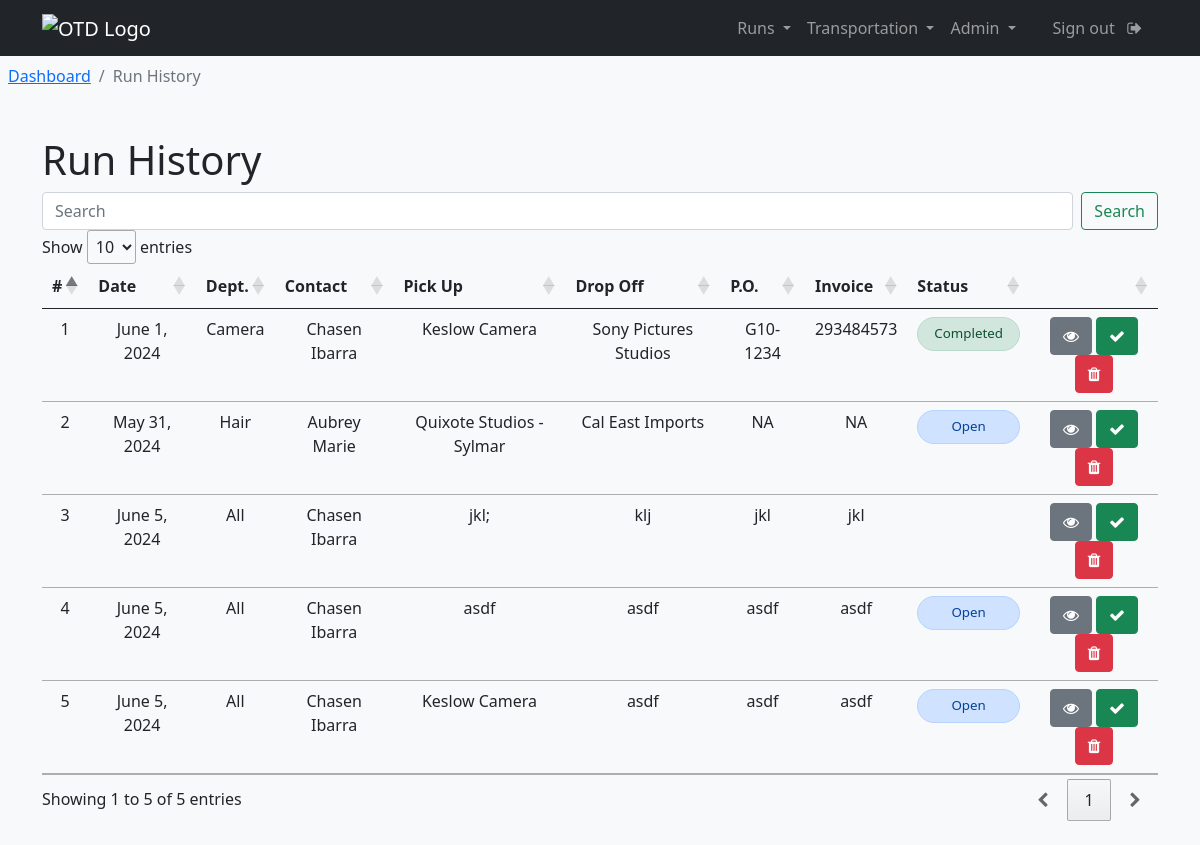
The page /run_history (signed in) on the database as committed earlier.
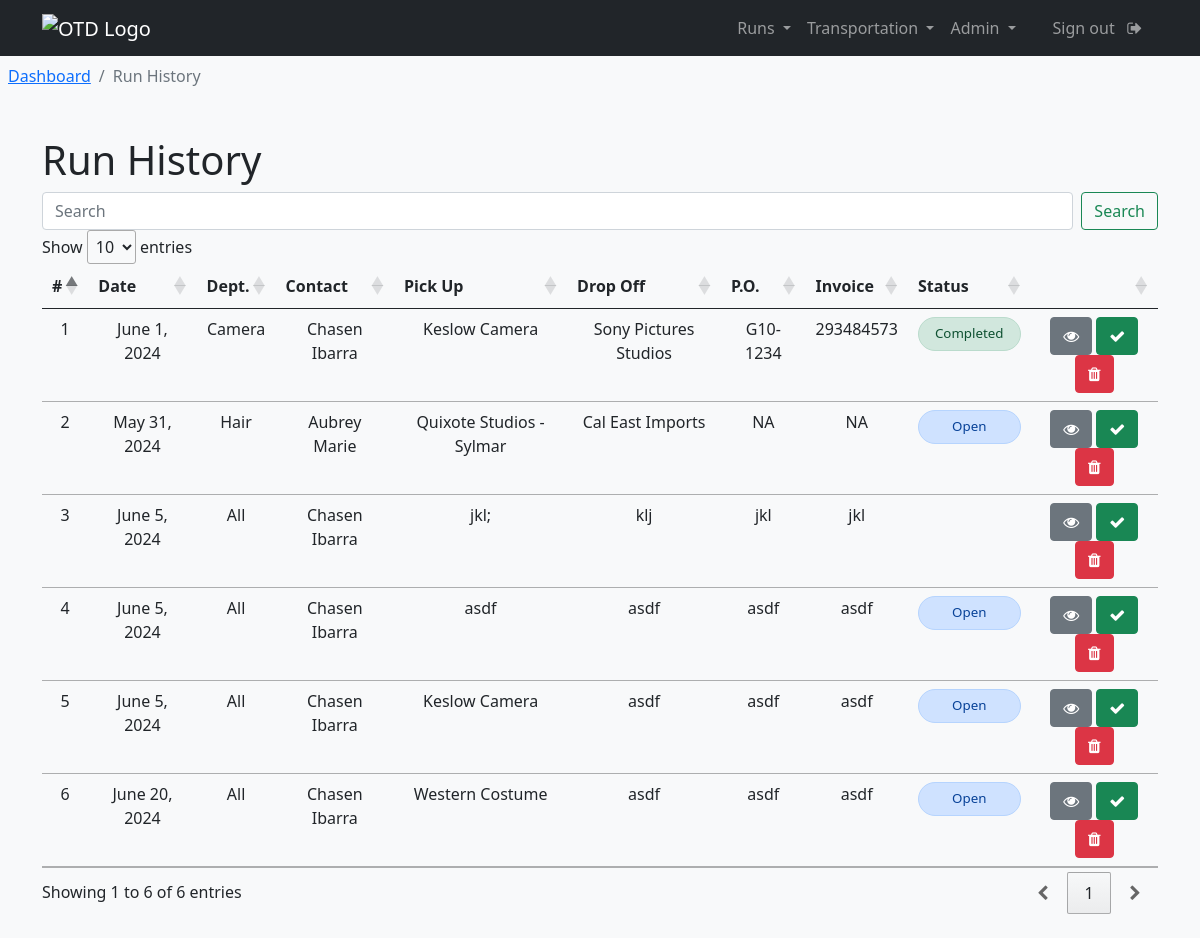
The same page on the database as committed later.
### transportation/models.py (models this page shows, shortened)
class RunRequest(models.Model):
    production_title = models.CharField(max_length=150, null=True)
    create_date = models.DateField(auto_now_add=True)
    requester_name = models.CharField(max_length=100)
    requester_phone = models.CharField(max_length=15)
    requester_email = models.CharField(max_length=255)
    requester_department = models.CharField(max_length=100)
    run_date = models.DateField()
    ready_time = models.TimeField(null=True, blank=True)
    need_by_this_time = models.TimeField(null=True, blank=True)
    pickup_name = models.CharField(max_length=100)
    pickup_phone = models.CharField(max_length=15, null=True, blank=True)
    pickup_address_1 = models.CharField(max_length=100)
    pickup_address_2 = models.CharField(max_length=100, null=True, blank=True)
    pickup_city = models.CharField(max_length=100)
    pickup_state = models.CharField(max_length=2)
    pickup_zip = models.CharField(max_length=10)
    dropoff_name = models.CharField(max_length=100)
    dropoff_phone = models.CharField(max_length=15, blank=True)
    dropoff_address_1 = models.CharField(max_length=100)
    dropoff_address_2 = models.CharField(max_length=100, null=True, blank=True)
    dropoff_city = models.CharField(max_length=100)
    dropoff_state = models.CharField(max_length=2)
    dropoff_zip = models.CharField(max_length=10)
    purchase_order = models.CharField(max_length=20, null=True, blank=True)
    vendor_invoice  = models.CharField(max_length=20, null=True, blank=True)
    run_status = models.CharField(max_length=20, null=True, blank=True)
    truck_size = models.CharField(max_length=50, null=True, blank=True)
    run_details = models.TextField(max_length=500)
    assigned_driver = models.CharField(max_length=100, null=True, blank=True)

### interface/views.py (the view)
# urls.py: path('run_history', views.run_history, name="run_history"),
@login_required(login_url='login')
def run_history(request):
    runs = RunRequest.objects.all()
    context = {
        'runs': runs
    }
    return render(request, 'interface/run_history.html', context=context)

### interface/templates/interface/run_history.html (shortened to what this page needs)
{% extends 'interface/layout.html' %}
{% load crispy_forms_tags %}
{% block content %}
    <nav class="p-2" aria-label="breadcrumb">
        <ol class="breadcrumb">
            <li class="breadcrumb-item"><a href="{% url 'dashboard' %}">Dashboard</a></li>
            <li class="breadcrumb-item active" aria-current="page">Run History</li>
        </ol>
    </nav>
    <main>
        <br>
        <div class="container">
            <h1>Run History</h1>
        </div>
        <div class="container" style="overflow-x:auto">
            <form id="runSearch" class="d-flex" role="search">
                <input id="searchInput" class="form-control me-2" type="search" placeholder="Search" aria-label="Search">
                <button class="btn btn-outline-success" type="submit">Search</button>
            </form>
            <table class="table run-history" id="runHistory">
                <thead>
                    <tr>
                        <th scope="col">#</th>
                        <th scope="col" class="hidden-column">Date</th>
                        <th scope="col">Dept.</th>
                        <th scope="col" class="hidden-column medium-hidden-column">Contact</th>
                        <th scope="col">Pick Up</th>
                        <th scope="col" class="hidden-column">Drop Off</th>
                        <th scope="col" class="hidden-column">P.O.</th>
                        <th scope="col" class="hidden-column medium-hidden-column">Invoice</th>
                        <th scope="col">Status</th>
                        <th scope="col"></th>
                    </tr>
                </thead>
                <tbody>
                    {% for run in runs %}
                        <tr>
                            <td scope="row">{{ run.id }}</td>
                            <td scope="row" class="hidden-column">{{ run.run_date }}</td>
                            <td scope="row">{{ run.requester_department }}</td>
                            <td scope="row" class="hidden-column medium-hidden-column">{{ run.requester_name }}</td>
                            <td scope="row">{{ run.pickup_name }}</td>
                            <td scope="row" class="hidden-column">{{ run.dropoff_name }}</td>
                            <td scope="row" class="hidden-column">{{ run.purchase_order }}</td>
                            <td scope="row" class="hidden-column medium-hidden-column">{{ run.vendor_invoice }}</td>
                            <td scope="row">
                                {% if run.run_status == "Completed" %}
                                    <div class="alert alert-success run-status" role="alert">
                                        {{ run.run_status }}
                                    </div>
                                {% elif run.run_status == "Open" %}
                                    <div class="alert alert-primary run-status" role="alert">
                                        {{ run.run_status }}
                                    </div>
                                {% elif run.run_status == "In Progress" %}
                                    <div class="alert alert-warning run-status" role="alert">
                                        {{ run.run_status }}
                                    </div>
                                {% elif run.run_status == "Cancelled" %}
                                    <div class="alert alert-danger run-status" role="alert">
                                        {{ run.run_status }}
                                    </div>
                                {% endif %}
                            </td>
                            <td>
                                <a class="btn btn-secondary" href="{% url 'view_run' run.id %}"><i class="fa fa-eye"></i></a>
                                <a class="btn btn-success" href="{% url 'view_run' run.id %}"><i class="fa fa-check"></i></a>
                                <a class="btn btn-danger" href="{% url 'view_run' run.id %}"><i class="fa fa-trash"></i></a>
                            </td>
                        </tr>
                    {% endfor %}
                </tbody>
            </table>
        </div>
        <br>
    </main>
{% endblock %}

### interface/templates/interface/layout.html (shortened to what this page needs)
{% load static %}
<!DOCTYPE html>
<html lang="en">
<head>
    <link rel="stylesheet" href="https://cdnjs.cloudflare.com/ajax/libs/font-awesome/4.7.0/css/font-awesome.min.css">
    <link href="https://cdn.jsdelivr.net/npm/bootstrap@5.0.2/dist/css/bootstrap.min.css" rel="stylesheet">
    <link rel="stylesheet" type="text/css" href="{% static 'css/style.css' %}">
    <link rel="stylesheet" type="text/css" href="https://cdn.datatables.net/1.11.5/css/jquery.dataTables.min.css">
    <link rel="stylesheet" type="text/css" href="https://cdn.datatables.net/buttons/2.1.2/css/buttons.dataTables.min.css">
</head>
<body class="bg-light">
    {% include 'interface/navbar.html' %}
    {% block content %}
    {% endblock %}
</body>
</html>

### interface/templates/interface/navbar.html (shortened to what this page needs)
{% load static %}
<nav class="navbar navbar-expand-lg navbar-dark bg-dark">
    <div class="container">
        <div class="row">
            <div>
                <a class="navbar-brand" href="#!"><img src="{% static 'img/logo_white.png ' %}" alt="OTD Logo" style="width: 50px; height: auto;"></a>
            </div>
        </div>
        <div class="px-2">
            <div class="collapse navbar-collapse" id="navbarSupportedContent">
                <ul class="navbar-nav ms-auto mb-2 mb-lg-0">
                    {% if user.is_authenticated %}
                        <li class="nav-item dropdown">
                            <a class="nav-link dropdown-toggle" href="#" role="button" data-bs-toggle="dropdown" aria-expanded="false">
                                Runs
                            </a>
                        </li>
                        <li class="nav-item dropdown">
                            <a class="nav-link dropdown-toggle" href="#" role="button" data-bs-toggle="dropdown" aria-expanded="false">
                              Transportation
                            </a>
                          </li>
                          <li class="nav-item dropdown">
                            <a class="nav-link dropdown-toggle" href="#" role="button" data-bs-toggle="dropdown" aria-expanded="false">
                                Admin
                            </a>
                        </li>
                        <li class="nav-item">
                        <a class="nav-link" href="{% url 'logout' %}">Sign out &nbsp; <i class="fa fa-sign-out" aria-hidden="true"></i> </a>
                        </li>
                    {% endif %}
                </ul>
            </div>
        </div>
    </div>
</nav>

### static/css/style.css (style rules this page uses)
td, th { text-align: center; }
.run-status { border-radius: 50px; font-size: smaller; size: 40%; height: 20px; display: flex; align-items: center; justify-content: center; }

Rows that differ between the two databases and show on the page:
added RunRequest: id "6", run_date "June 20, 2024", requester_department "All", requester_name "Chasen Ibarra", pickup_name "Western Costume", dropoff_name "asdf", purchase_order "asdf", vendor_invoice "asdf", run_status "Open"
Other text that changed with them:
text written by a page script: "Show entries Showing 1 to 5 of 5 entries 1" → "Show entries Showing 1 to 6 of 6 entries 1"
